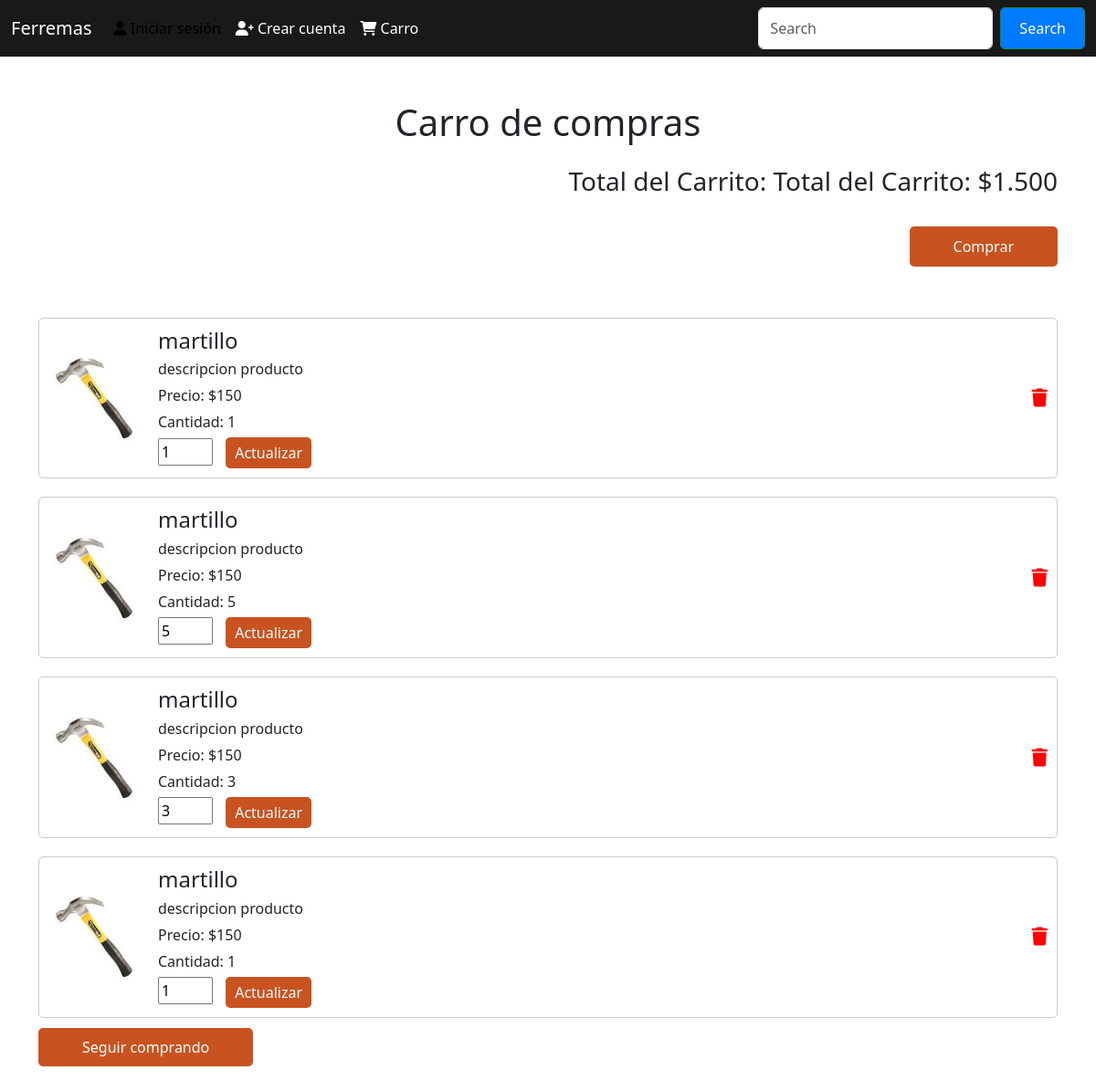
Before: /carro_compra/ (signed in) with the older database file.
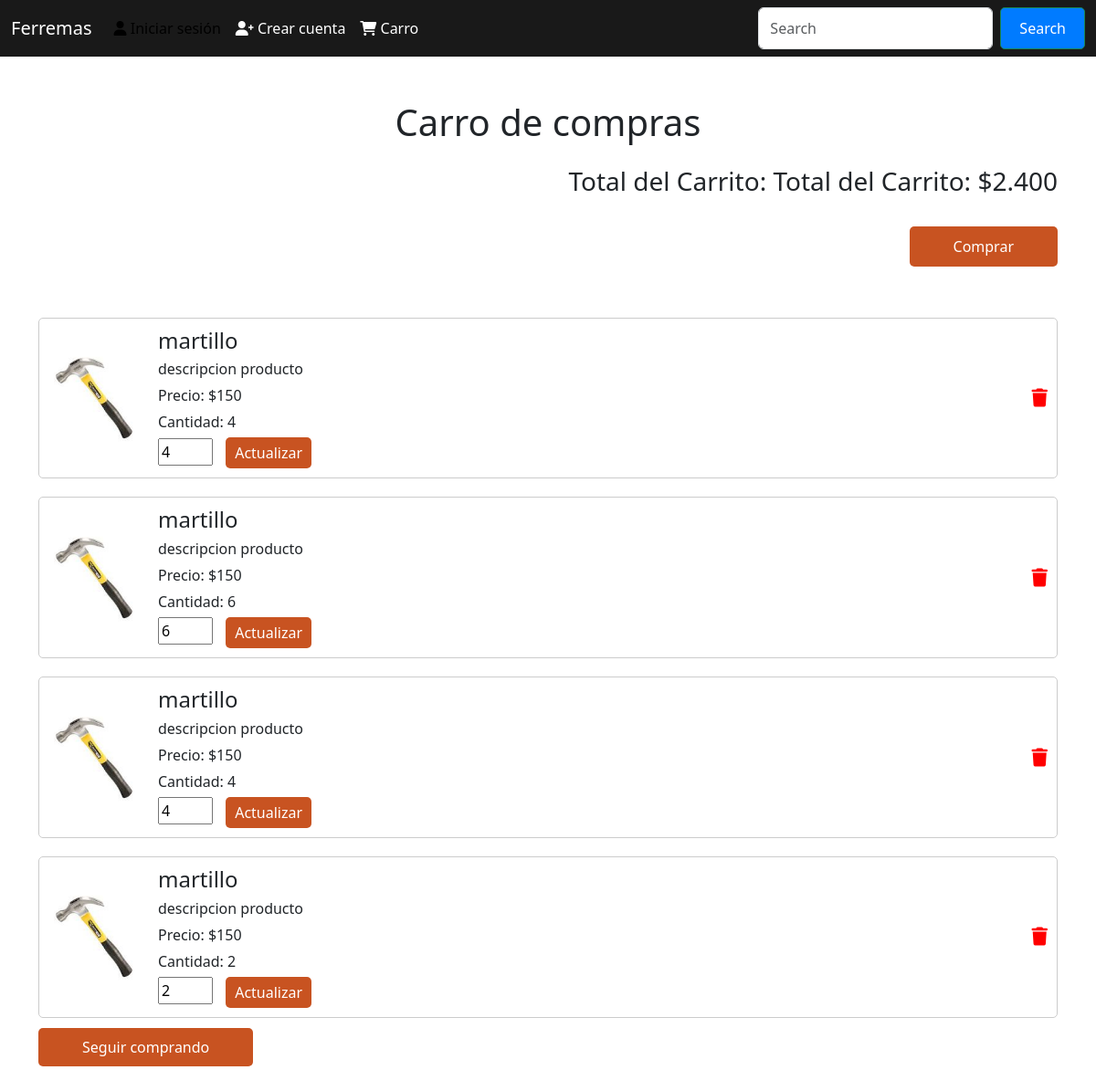
After: the same page with the newer database file.
### store/models.py (models this page shows, shortened)
class ElementoCarrito(models.Model):
    carrito = models.ForeignKey(Carrito, on_delete=models.CASCADE)
    producto = models.ForeignKey(Producto, on_delete=models.CASCADE)
    cantidad = models.PositiveIntegerField(default=1)

class Producto(models.Model):
    nombre_producto = models.CharField(max_length = 50)
    descripcion_producto = models.TextField()
    precio_producto = models.IntegerField()
    cantidad_producto = models.IntegerField(default=0)
    creacion_producto = models.DateTimeField(auto_now_add=True)
    imagen_producto = models.ImageField(upload_to='producto/', null=True, blank=True)
    id_categoria = models.ForeignKey(Categorias,on_delete=models.CASCADE, default=0)#Sin categoria

### store/views.py (the view, shortened to what this page needs)
# urls.py: path('carro_compra/', views.carro_compra, name='carro_compra'),
@login_required
def carro_compra(request):
    carrito = get_object_or_404(Carrito, usuario=request.user)
    elementos = ElementoCarrito.objects.filter(carrito=carrito)
    total_carrito = 0
    for elemento in elementos:
        elemento.total = elemento.producto.precio_producto * elemento.cantidad
        total_carrito += elemento.total
    descuento_aplicado = 0
    total_carrito_con_descuento = total_carrito
    request.session['descuento_aplicado'] = descuento_aplicado
    request.session['total_carrito_con_descuento'] = total_carrito_con_descuento
    return render(request, 'carro_compra.html', {
        'elementos': elementos,
        'total_carrito': total_carrito,
        'total_carrito_con_descuento': total_carrito_con_descuento,
        'descuento_aplicado': descuento_aplicado
    })

### store/templatetags/custom_filters.py (called while the page is built)
@register.filter
def currency(value):
    return f'{value:,.0f}'.replace(',', '.')

### store/templates/carro_compra.html (shortened to what this page needs)
{% load bootstrap5 %}
{% load static %}
{% load custom_filters %}
<!DOCTYPE html>
<html lang="es">
<head>
    {% bootstrap_css %}
    <link rel="stylesheet" href="https://cdnjs.cloudflare.com/ajax/libs/font-awesome/6.0.0-beta3/css/all.min.css">
    <link rel="stylesheet" href="{% static 'css/carro_compra-3.css' %}">
</head>
<body>
     <nav class="navbar navbar-expand-lg">
        <div class="container-fluid">
            <a class="navbar-brand" href="#">
               Ferremas
            </a>
            <div class="collapse navbar-collapse" id="navbarScroll">
                <ul class="navbar-nav me-auto my-2 my-lg-0 navbar-nav-scroll" style="--bs-scroll-height: 100px;">
                    <li class="nav-item">
                        <a class="nav-link active" aria-current="page" href="{% url 'inicio_sesion' %}">
                            <i class="fas fa-user"></i>
                            Iniciar sesión</a>
                    </li>
                    <li class="nav-item">
                        <a class="nav-link" href="{% url 'registro' %}">
                            <i class="fas fa-user-plus"></i>
                            Crear cuenta</a>
                    </li>
                    <li class="nav-item">
                        <a class="nav-link" href="{% url 'home' %}">
                            <i class="fas fa-shopping-cart"></i>
                            Carro </a>
                    </li>
                </ul>
                <form class="d-flex" role="search">
                    <input class="form-control me-2" type="search" placeholder="Search" aria-label="Search" />
                    <button class="btn btn-outline-success" type="submit">Search</button>
                </form>
            </div>
        </div>
    </nav>
    <br><br>
    <div class="container">
        <h1 class="mx-auto text-center">Carro de compras</h1>
        <h3 class="my-4 text-end">
            <span>Total del Carrito: <span>Total del Carrito: ${{ total_carrito|currency }}</span> </span>
        </h3>
        <div class="d-flex">
          <a href="{% url 'metodo_envio' %}" class="btn-comprar ms-auto my-2 px-5">Comprar</a>
      </div>
              <br>
        <br>
        <ul class="carrito-lista">
            {% for elemento in elementos %}
            <li class="carrito-item">
                <img src="{{ elemento.producto.imagen_producto.url }}" class="card-img-top productoIMG" alt="{{ elemento.producto.nombre_producto }}">
                <div class="product-details">
                    <h3>{{ elemento.producto.nombre_producto }}</h3>
                    <p>{{ elemento.producto.descripcion_producto }}</p>
                    <p>Precio: ${{ elemento.producto.precio_producto }}</p>
                    <p>Cantidad: {{ elemento.cantidad }}</p>
                    <form method="post" action="{% url 'modificar_cantidad_carrito' elemento.id %}">
                        <input type="number" id="cantidad" name="cantidad" value="{{ elemento.cantidad }}" min="1" required>
                        <button class="btn " type="submit">Actualizar</button>
                    </form>
                </div>
                <a href="{% url 'eliminar_del_carrito' elemento.id %}" class="eliminar">
                    <i class="fa fa-trash"></i>
                </a>
            </li>
            {% endfor %}
        </ul>
        <a href="/" class="btn-comprar me-auto  px-5 ">Seguir comprando</a> <br><br><br>
    </div>
</body>

### store/static/css/carro_compra-3.css (style rules this page uses)
.navbar { background-color: #191919; }
.navbar-brand, .nav-item, .nav-link { color: white; }
.btn-comprar { background-color: #c85321; color: white; border-radius: 5px; padding: 10px 20px; text-decoration: none; }
.eliminar { color: red; font-size: 20px; }
.carrito-lista { list-style-type: none; padding: 0; }
.carrito-item { display: flex; justify-content: space-between; align-items: center; margin-bottom: 20px; border: 1px solid #ccc; padding: 10px; border-radius: 5px; }
.product-details { flex-grow: 1; margin-left: 20px; }
.product-details h3 { margin: 0; font-size: 1.5em; }
.product-details p { margin: 5px 0; }
.product-details input[type="number"] { width: 60px; margin-right: 10px; }
.product-details button { background-color: #c85321; color: white; border: none; padding: 5px 10px; border-radius: 5px; }
.productoIMG { width: 100px; height: 100px; object-fit: cover; border-radius: 5px; }
.btn { background-color: #007bff; color: white; border-radius: 5px; padding: 10px 20px; text-decoration: none; }

Changed rows visible on the page:
changed ElementoCarrito (number 1 of 4 on the later page): cantidad "1" → "4"
changed ElementoCarrito (number 2 of 4 on the later page): cantidad "5" → "6"
changed ElementoCarrito (number 3 of 4 on the later page): cantidad "3" → "4"
changed ElementoCarrito (number 4 of 4 on the later page): cantidad "1" → "2"
Other visible differences:
{{ total_carrito|currency }}: "1.500" → "2.400"
